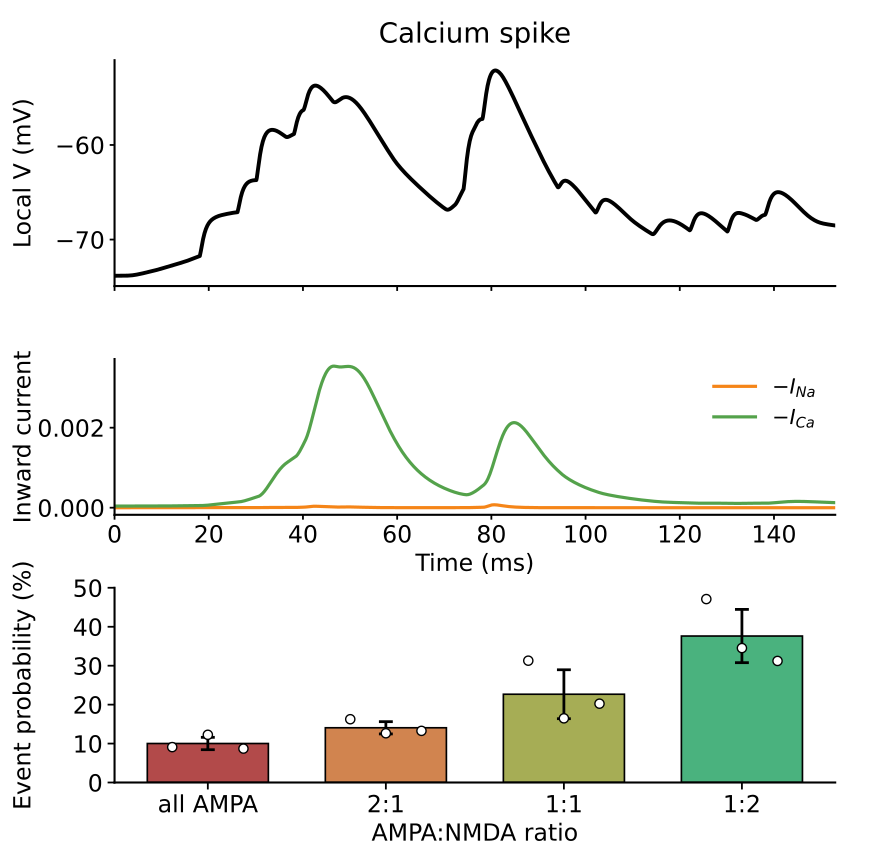

Write the Python code that produced this figure.
import csv
import os
from pathlib import Path

import matplotlib.pyplot as plt
import numpy as np

ROOT = Path(__file__).resolve().parents[3]
DATA = ROOT / "nc_final_data" / "FigureS1" / "FigureS1_abc"
SOURCE = ROOT / "nc_final_source_data" / "FigureS1" / "FigureS1_abc"
PANELS = [1]
LABELS = ("Dendritic spike", "Calcium spike", "Plateau")
COLORS = ("#B24A4A", "#D1844F", "#A6AD55", "#4AB27E")
EXAMPLE_VOLTAGE_LIMITS_MV = ((-67.86488494873046, -35.24535980224609), (-74.91063442230225, -51.04456958770752), (-69.33568363189697, -3.072042655944824))

def load_probabilities():
    names = ("bar_mean.npy", "bar_std.npy")
    values = tuple(np.load(DATA / name, allow_pickle=False) for name in names)
    if any(value.shape != (3, 4) or not np.isfinite(value).all() for value in values):
        raise ValueError("Invalid bar data")
    repeats = np.load(DATA / "bar_repeats.npy", allow_pickle=False)
    if repeats.shape != (3, 4, 3) or not np.array_equal(repeats.mean(axis=2), values[0]) or not np.array_equal(repeats.std(axis=2, ddof=0), values[1]):
        raise ValueError("Individual probabilities do not match bar data")
    events = ("sodium_spike", "calcium_spike", "plateau")
    conditions = ("all_ampa", "ampa_nmda_2to1", "ampa_nmda_1to1", "ampa_nmda_1to2")
    columns = [f"{condition}_{event}_probability" for condition in conditions for event in events]
    runs = repeats.transpose(1, 0, 2).reshape(len(columns), 3)
    write_table(SOURCE / "FigureS1_bars.csv", columns, runs, values[0].T.reshape(-1), values[1].T.reshape(-1))
    return (*values, repeats)


def load_example(panel):
    suffixes = ("time_ms", "voltage_mv", "sodium_inward", "calcium_inward")
    names = tuple("FigureS1_" + "abc"[panel] + "_" + suffix + ".npy" for suffix in suffixes)
    values = tuple(np.load(DATA / name, allow_pickle=False) for name in names)
    if any(value.ndim != 1 or value.size < 2 or value.shape != values[0].shape or not np.isfinite(value).all() for value in values):
        raise ValueError("Invalid example data")
    write_curves(SOURCE / ("FigureS1_" + "abc"[panel] + "_curves.csv"),
                 ("time_ms", "voltage_mv", "sodium_inward", "calcium_inward"), values)
    return values


def draw(axes, panel, mean, std, repeats, example):
    voltage_ax, current_ax, bar_ax = axes
    t, voltage, sodium, calcium = example
    for ax in (voltage_ax, current_ax):
        ax.spines["right"].set_visible(False)
        ax.spines["top"].set_visible(False)
    voltage_ax.plot(t, voltage, color="black", linewidth=2.8)
    voltage_ax.set_ylim(*EXAMPLE_VOLTAGE_LIMITS_MV[panel])
    voltage_ax.set_ylabel("Local V (mV)")
    voltage_ax.tick_params(axis="x", labelbottom=False)
    current_ax.plot(t, sodium, color="#F58518", linewidth=2.3, label=r"$-I_{Na}$")
    current_ax.plot(t, calcium, color="#54A24B", linewidth=2.3, label=r"$-I_{Ca}$")
    current_ax.set_ylabel("Inward current")
    current_ax.set_xlabel("Time (ms)")
    current_ax.legend(frameon=False, loc="upper right", fontsize=15)
    voltage_ax.set_xlim(0.0, float(t[-1]))
    tick_step = 20.0 if t[-1] <= 200.0 else 50.0
    current_ax.set_xticks(np.arange(0.0, float(t[-1]) + 1e-9, tick_step))
    x = np.arange(4)
    bar_ax.bar(x, 100 * mean[panel], yerr=100 * std[panel], color=COLORS, width=0.68,
               edgecolor="black", linewidth=1.2,
               error_kw={"elinewidth": 2.0, "ecolor": "black", "capsize": 5, "capthick": 2.0})
    offsets = np.linspace(-0.20, 0.20, repeats.shape[2])
    for index in range(len(x)):
        bar_ax.scatter(x[index] + offsets, 100 * repeats[panel, index], s=44, facecolors="white", edgecolors="black", linewidths=1.0, zorder=5)
    bar_ax.set_xticks(x, ("all AMPA", "2:1", "1:1", "1:2"))
    bar_ax.set_xlabel("AMPA:NMDA ratio")
    bar_ax.set_ylabel("Event probability (%)")
    bar_ax.set_ylim(0, 50 if panel == 1 else 20)
    bar_ax.set_yticks(np.arange(0.0, 51.0, 10.0) if panel == 1 else np.arange(0.0, 21.0, 5.0))
    for ax in axes:
        ax.spines["top"].set_visible(False)
        ax.spines["right"].set_visible(False)
        ax.yaxis.set_label_coords(-0.11, 0.5)
    bar_ax.spines["left"].set_linewidth(1.5)
    bar_ax.spines["bottom"].set_linewidth(1.5)
    bar_ax.tick_params(axis="both", width=1.3, length=5)




def write_table(path, columns, runs, means, stds):
    values = np.asarray(runs)
    if values.ndim != 2 or values.shape[0] != len(columns) or len(means) != len(columns) or len(stds) != len(columns):
        raise ValueError("Unexpected source table shape")
    path.parent.mkdir(parents=True, exist_ok=True)
    temporary = path.with_name(f".{path.name}.{os.getpid()}.tmp")
    try:
        with temporary.open("w", encoding="utf-8", newline="") as stream:
            writer = csv.writer(stream)
            writer.writerow(["run", *columns])
            for index in range(values.shape[1]):
                writer.writerow([f"run_{index + 1}", *values[:, index]])
            writer.writerow(["mean", *means])
            writer.writerow(["std", *stds])
        os.replace(temporary, path)
    finally:
        if temporary.exists():
            temporary.unlink()


def write_curves(path, columns, values):
    if any(len(value) != len(values[0]) for value in values):
        raise ValueError("Inconsistent curve lengths")
    path.parent.mkdir(parents=True, exist_ok=True)
    temporary = path.with_name(f".{path.name}.{os.getpid()}.tmp")
    try:
        with temporary.open("w", encoding="utf-8", newline="") as stream:
            writer = csv.writer(stream)
            writer.writerow(columns)
            writer.writerows(zip(*values))
        os.replace(temporary, path)
    finally:
        if temporary.exists():
            temporary.unlink()


def main():
    mean, std, repeats = load_probabilities()
    style = {"font.size": 17, "axes.grid": False, "axes.linewidth": 1.5, "xtick.major.width": 1.3,
             "ytick.major.width": 1.3, "pdf.fonttype": 42, "ps.fonttype": 42}
    with plt.rc_context(style):
        if len(PANELS) == 1:
            panel = PANELS[0]
            fig = plt.figure(figsize=(8.8, 8.6))
            grid = fig.add_gridspec(3, 1, height_ratios=(1.45, 1.0, 1.25))
            voltage_ax = fig.add_subplot(grid[0, 0])
            current_ax = fig.add_subplot(grid[1, 0], sharex=voltage_ax)
            bar_ax = fig.add_subplot(grid[2, 0])
            draw((voltage_ax, current_ax, bar_ax), panel, mean, std, repeats, load_example(panel))
            fig.suptitle(LABELS[panel], x=0.54, y=0.975, fontsize=20)
            fig.subplots_adjust(left=0.13, right=0.95, bottom=0.09, top=0.93, hspace=0.38)
        else:
            fig = plt.figure(figsize=(26.4, 8.6))
            grid = fig.add_gridspec(3, 3, height_ratios=(1.45, 1.0, 1.25))
            for panel in PANELS:
                voltage_ax = fig.add_subplot(grid[0, panel])
                current_ax = fig.add_subplot(grid[1, panel], sharex=voltage_ax)
                bar_ax = fig.add_subplot(grid[2, panel])
                draw((voltage_ax, current_ax, bar_ax), panel, mean, std, repeats, load_example(panel))
                for ax in (voltage_ax, current_ax, bar_ax):
                    ax.yaxis.set_label_coords(-0.18, 0.5)
                voltage_ax.set_title(LABELS[panel], fontsize=20, pad=20)
                voltage_ax.text(-0.14, 1.2, "abc"[panel], transform=voltage_ax.transAxes,
                                fontsize=20, fontweight="bold")
            fig.subplots_adjust(left=0.07, right=0.98, bottom=0.09, top=0.90, hspace=0.38, wspace=0.4)
        fig.savefig(Path(__file__).with_suffix(".pdf"), format="pdf")
        plt.close(fig)


if __name__ == "__main__":
    main()
